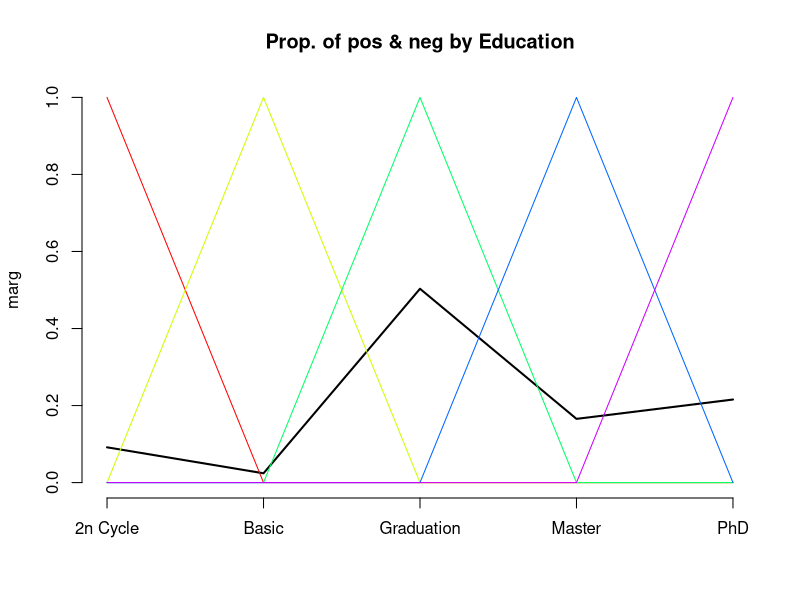
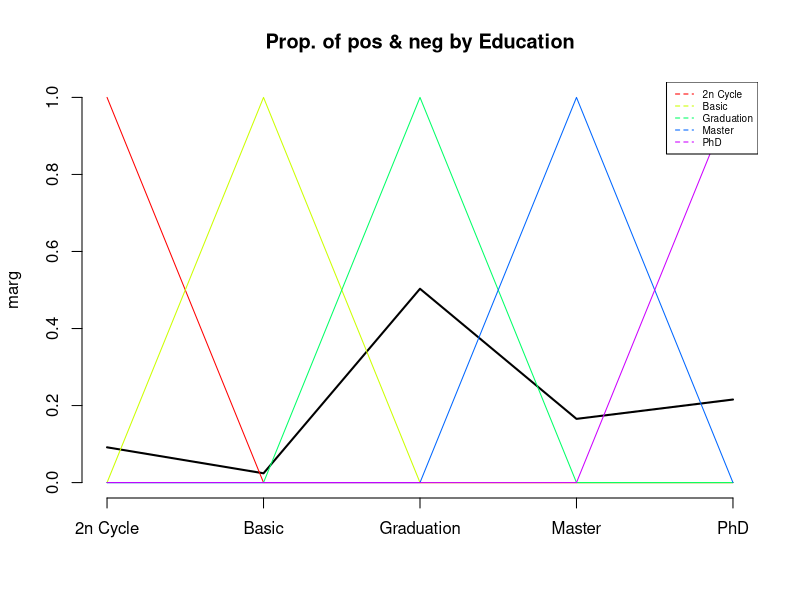
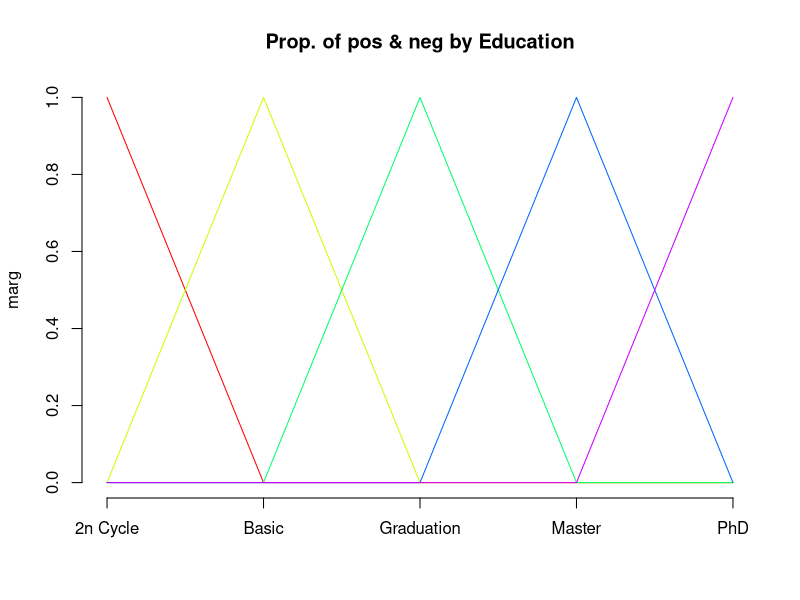
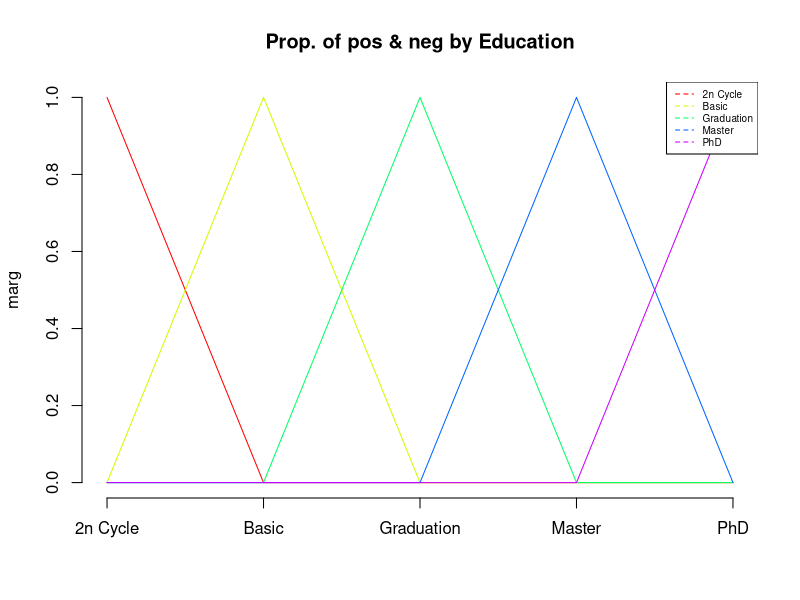
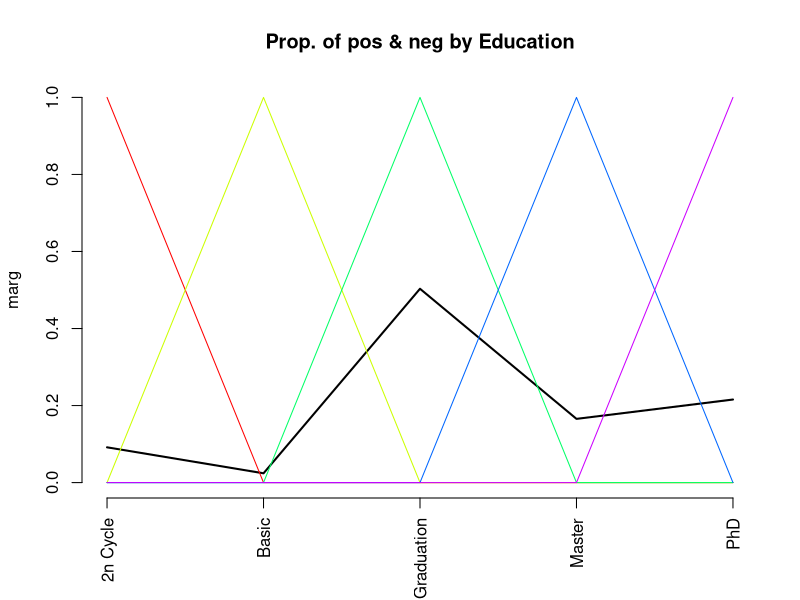
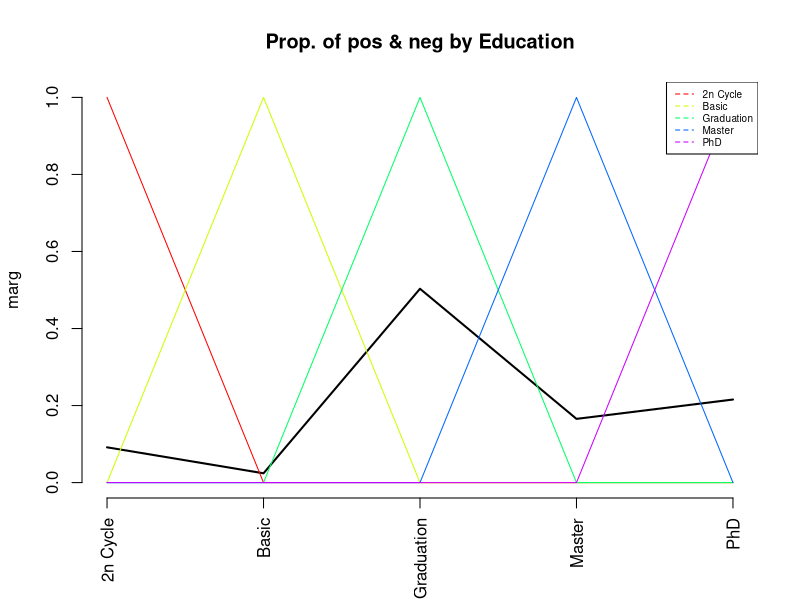
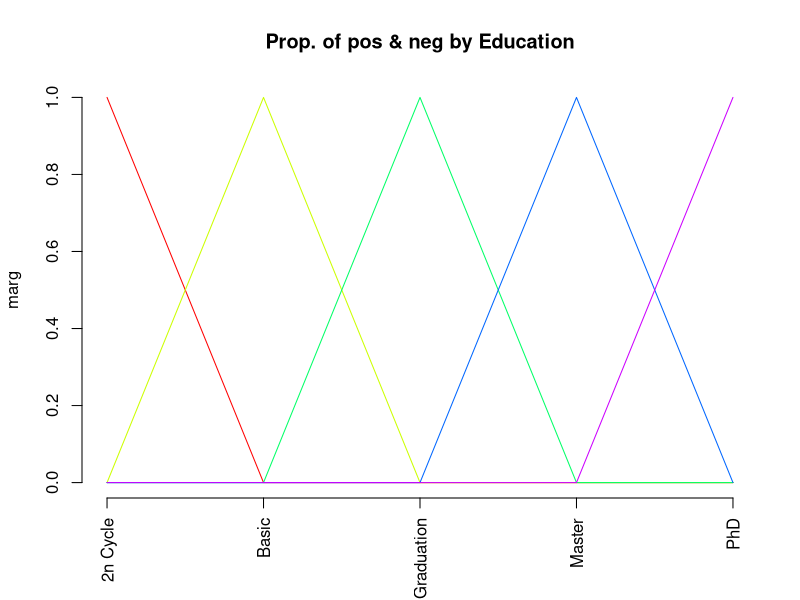
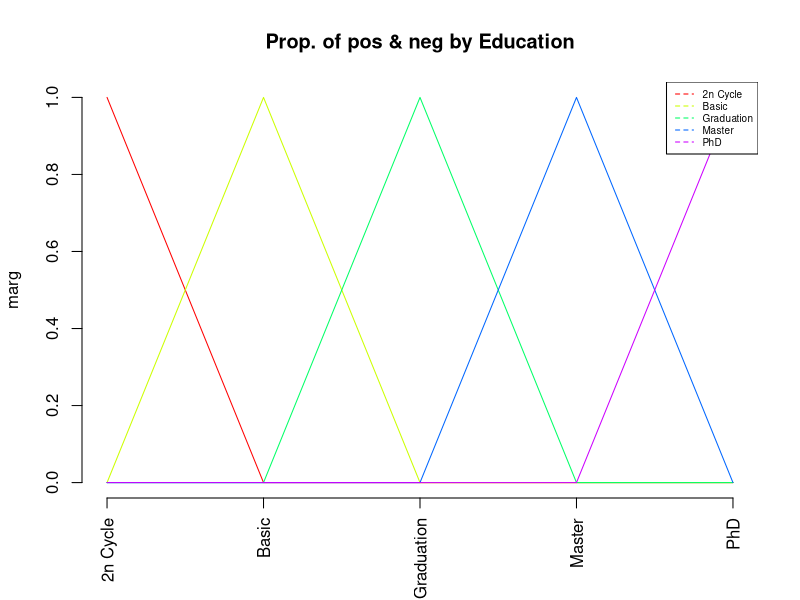

These figures' R source, in order:
#  READING CREDSCO_BIN
# load("d:/karina/docencia/DataMiningEI/Practiques/2CredscoProfiling/credscok_bin")

#read data only if required
setwd("C:/Users/Michel/Desktop/UPC/Q5/MD/MD-D4")
dd <- read.table("ifood_enriched.csv",header=T, sep=",", dec='.');

names(dd)

attach(dd)

#Dictamen    <- as.factor(Dictamen)
#levels(Dictamen) <- c(NA, "positiu","negatiu")


#Calcula els valor test de la variable Xnum per totes les modalitats del factor P
ValorTestXnum <- function(Xnum,P){
  #freq dis of fac
  nk <- as.vector(table(P)); 
  n <- sum(nk); 
  #mitjanes x grups
  xk <- tapply(Xnum,P,mean);
  #valors test
  txk <- (xk-mean(Xnum))/(sd(Xnum)*sqrt((n-nk)/(n*nk))); 
  #p-values
  pxk <- pt(txk,n-1,lower.tail=F);
  for(c in 1:length(levels(as.factor(P)))){if (pxk[c]>0.5){pxk[c]<-1-pxk[c]}}
  return (pxk)
}




ValorTestXquali <- function(P,Xquali){
  taula <- table(P,Xquali);
  n <- sum(taula); 
  pk <- apply(taula,1,sum)/n;
  pj <- apply(taula,2,sum)/n;
  pf <- taula/(n*pk);
  pjm <- matrix(data=pj,nrow=dim(pf)[1],ncol=dim(pf)[2], byrow=TRUE);      
  dpf <- pf - pjm; 
  dvt <- sqrt(((1-pk)/(n*pk))%*%t(pj*(1-pj))); 
  #i hi ha divisions iguals a 0 dona NA i no funciona
  zkj <- dpf
  zkj[dpf!=0]<-dpf[dpf!=0]/dvt[dpf!=0]; 
  pzkj <- pnorm(zkj,lower.tail=F);
  for(c in 1:length(levels(as.factor(P)))){for (s in 1:length(levels(Xquali))){if (pzkj[c,s]> 0.5){pzkj[c,s]<-1- pzkj[c,s]}}}
  return (list(rowpf=pf,vtest=zkj,pval=pzkj))
}


#source("file")
#dades contain the dataset
dades<-dd
#dades<-dd[filtro,]
#dades<-df
K<-dim(dades)[2]
par(ask=TRUE)


#P must contain the class variable
P<-dd[,1]
#P<-c2
#P<-dd[,18]
nameP<-"Education"
#P<-df[,33]

nc<-length(levels(factor(P)))
nc
pvalk <- matrix(data=0,nrow=nc,ncol=K, dimnames=list(levels(P),names(dades)))
nameP<-"Class"
n<-dim(dades)[1]

for(k in 1:K){
  if (is.numeric(dades[,k])){ 
    print(paste("Anàlisi per classes de la Variable:", names(dades)[k]))
    
    boxplot(dades[,k]~P, main=paste("Boxplot of", names(dades)[k], "vs", nameP ), horizontal=TRUE)
    
    barplot(tapply(dades[[k]], P, mean),main=paste("Means of", names(dades)[k], "by", nameP ))
    abline(h=mean(dades[[k]]))
    legend(0,mean(dades[[k]]),"global mean",bty="n")
    print("Estadístics per groups:")
    for(s in levels(as.factor(P))) {print(summary(dades[P==s,k]))}
    o<-oneway.test(dades[,k]~P)
    print(paste("p-valueANOVA:", o$p.value))
    kw<-kruskal.test(dades[,k]~P)
    print(paste("p-value Kruskal-Wallis:", kw$p.value))
    pvalk[,k]<-ValorTestXnum(dades[,k], P)
    print("p-values ValorsTest: ")
    print(pvalk[,k])      
  }else{
    if(class(dd[,k])=="Date"){
      print(summary(dd[,k]))
      print(sd(dd[,k]))
      #decide breaks: weeks, months, quarters...
      hist(dd[,k],breaks="weeks")
    }else{
      #qualitatives
      print(paste("Variable", names(dades)[k]))
      table<-table(P,dades[,k])
      #   print("Cross-table")
      #   print(table)
      rowperc<-prop.table(table,1)
      
      colperc<-prop.table(table,2)
      #  print("Distribucions condicionades a files")
      # print(rowperc)
      
      #ojo porque si la variable es true o false la identifica amb el tipus Logical i
      #aquest no te levels, por tanto, coertion preventiva
      
      dades[,k]<-as.factor(dades[,k])
      
      
      marg <- table(as.factor(P))/n
      print(append("Categories=",levels(as.factor(dades[,k]))))
      
      #from next plots, select one of them according to your practical case
      plot(marg,type="l",ylim=c(0,1),main=paste("Prop. of pos & neg by",names(dades)[k]))
      paleta<-rainbow(length(levels(dades[,k])))
      for(c in 1:length(levels(dades[,k]))){lines(colperc[,c],col=paleta[c]) }
      
      #with legend
      plot(marg,type="l",ylim=c(0,1),main=paste("Prop. of pos & neg by",names(dades)[k]))
      paleta<-rainbow(length(levels(dades[,k])))
      for(c in 1:length(levels(dades[,k]))){lines(colperc[,c],col=paleta[c]) }
      legend("topright", levels(dades[,k]), col=paleta, lty=2, cex=0.6)
      
      #condicionades a classes
      print(append("Categories=",levels(dades[,k])))
      plot(marg,type="n",ylim=c(0,1),main=paste("Prop. of pos & neg by",names(dades)[k]))
      paleta<-rainbow(length(levels(dades[,k])))
      for(c in 1:length(levels(dades[,k]))){lines(rowperc[,c],col=paleta[c]) }
      
      #with legend
      plot(marg,type="n",ylim=c(0,1),main=paste("Prop. of pos & neg by",names(dades)[k]))
      paleta<-rainbow(length(levels(dades[,k])))
      for(c in 1:length(levels(dades[,k]))){lines(rowperc[,c],col=paleta[c]) }
      legend("topright", levels(dades[,k]), col=paleta, lty=2, cex=0.6)
      
      #amb variable en eix d'abcisses
      marg <-table(dades[,k])/n
      print(append("Categories=",levels(dades[,k])))
      plot(marg,type="l",ylim=c(0,1),main=paste("Prop. of pos & neg by",names(dades)[k]), las=3)
      #x<-plot(marg,type="l",ylim=c(0,1),main=paste("Prop. of pos & neg by",names(dades)[k]), xaxt="n")
      #text(x=x+.25, y=-1, adj=1, levels(CountryName), xpd=TRUE, srt=25, cex=0.7)
      paleta<-rainbow(length(levels(as.factor(P))))
      for(c in 1:length(levels(as.factor(P)))){lines(rowperc[c,],col=paleta[c]) }
      
      #with legend
      plot(marg,type="l",ylim=c(0,1),main=paste("Prop. of pos & neg by",names(dades)[k]), las=3)
      for(c in 1:length(levels(as.factor(P)))){lines(rowperc[c,],col=paleta[c])}
      legend("topright", levels(as.factor(P)), col=paleta, lty=2, cex=0.6)
      
      #condicionades a columna 
      plot(marg,type="n",ylim=c(0,1),main=paste("Prop. of pos & neg by",names(dades)[k]), las=3)
      paleta<-rainbow(length(levels(as.factor(P))))
      for(c in 1:length(levels(as.factor(P)))){lines(colperc[c,],col=paleta[c]) }
      
      #with legend
      plot(marg,type="n",ylim=c(0,1),main=paste("Prop. of pos & neg by",names(dades)[k]), las=3)
      for(c in 1:length(levels(as.factor(P)))){lines(colperc[c,],col=paleta[c])}
      legend("topright", levels(as.factor(P)), col=paleta, lty=2, cex=0.6)
      
      table<-table(dades[,k],P)
      print("Cross Table:")
      print(table)
      print("Distribucions condicionades a columnes:")
      print(colperc)
      
      #diagrames de barres apilades                                         
      
      paleta<-rainbow(length(levels(dades[,k])))
      barplot(table(dades[,k], as.factor(P)), beside=FALSE,col=paleta )
      
      barplot(table(dades[,k], as.factor(P)), beside=FALSE,col=paleta )
      legend("topright",levels(as.factor(dades[,k])),pch=1,cex=0.5, col=paleta)
      
      #diagrames de barres adosades
      barplot(table(dades[,k], as.factor(P)), beside=TRUE,col=paleta )
      
      barplot(table(dades[,k], as.factor(P)), beside=TRUE,col=paleta)
      legend("topright",levels(as.factor(dades[,k])),pch=1,cex=0.5, col=paleta)
      
      print("Test Chi quadrat: ")
      print(chisq.test(dades[,k], as.factor(P)))
      
      print("valorsTest:")
      print( ValorTestXquali(P,dades[,k]))
      #calcular els pvalues de les quali
    }
  }
}#endfor

#descriptors de les classes més significatius. Afegir info qualits
for (c in 1:length(levels(as.factor(P)))) {
  if(!is.na(levels(as.factor(P))[c])){
    print(paste("P.values per class:",levels(as.factor(P))[c]));
    print(sort(pvalk[c,]), digits=3) 
  }
}

#afegir la informacio de les modalitats de les qualitatives a la llista de pvalues i fer ordenacio global

#saving the dataframe in an external file
#write.table(dd, file = "ifood_enriched.csv", sep = ",", na = "NA", dec = ".", row.names = FALSE, col.names = TRUE)


